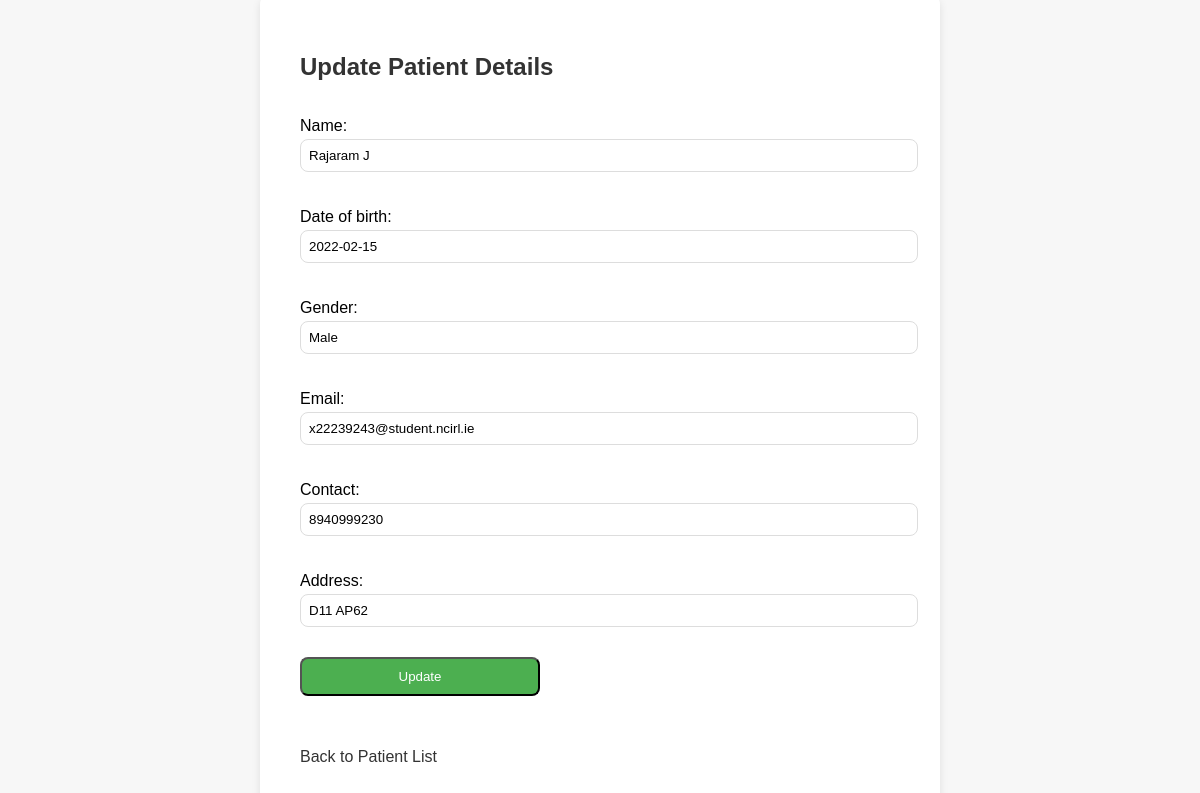
The app's page /patients/update/3/ (signed in) with its own data.
### hospital/models.py (models this page shows, shortened)
class Patient(models.Model):
    user = models.ForeignKey(settings.AUTH_USER_MODEL, on_delete=models.CASCADE, null=True)
    name = models.CharField(max_length=50)
    date_of_birth = models.DateField(default=timezone.now)
    gender = models.CharField(max_length=10, default='Null')
    email = models.EmailField(default='Null')
    contact = models.CharField(max_length=10, default='Null')
    address = models.CharField(max_length=100, default='Null')

### hospital/views.py (the view)
# urls.py: path('patients/update/<int:user_id>/', views.update_patient, name='update_patient'),
@login_required
def update_patient(request, user_id):
    user = request.user
    patient = get_object_or_404(Patient, user=user)
    if request.method == 'POST':
        form = PatientUpdateForm(request.POST, instance=patient)
        if form.is_valid():
            form.save()
            return redirect('hospital:patient_list')
    else:
        form = PatientUpdateForm(instance=patient)
    return render(request, 'patients/patient_update_form.html', {'form': form, 'patient': patient})

### hospital/forms.py
class PatientUpdateForm(forms.ModelForm):
    class Meta:
        model = Patient
        fields = ['name', 'date_of_birth', 'gender', 'email', 'contact', 'address']

### hospital/templates/patients/patient_update_form.html (shortened to what this page needs)
<!DOCTYPE html>
<html lang="en">
<head>
</head>
<body>
    <div class="update-patient-details-container">
        <h2>Update Patient Details</h2>
        <form class="update-patient-details-form" method="POST">
            {{ form.as_p }}
            <div>
                <button type="submit">Update</button>
            </div>
        </form>
        <a class="back-link" href="{% url 'hospital:patient_list' %}">Back to Patient List</a>
    </div>
</body>
</html>

### hospital/templates/patients/patient_update_form.html (style rules this page uses)
body { font-family: Arial, sans-serif; background-color: #f7f7f7; display: flex; justify-content: center; align-items: center; height: 100vh; margin: 0; }
.update-patient-details-container { background-color: #ffffff; padding: 40px; border-radius: 10px; box-shadow: 0 4px 8px rgba(0, 0, 0, 0.1); text-align: left; width: 80%; max-width: 600px; margin: 20px; }
.update-patient-details-container h2 { margin-bottom: 20px; color: #333333; }
.update-patient-details-form { display: flex; flex-direction: column }
.update-patient-details-form input { width: 100%; padding: 8px; margin: 4px 0; border-radius: 8px; border: 1px solid #ddd; }
.update-patient-details-form button { width: 40%; padding: 10px; margin: 10px 0; border-radius: 8px; background-color: #4CAF50; color: #ffffff; cursor: pointer; }
.back-link { margin-top: 10px; display: block; text-decoration: none; color: #333333; }

### records on screen
Patient: name "Rajaram J", date_of_birth "2022-02-15", gender "Male", email "x22239243@student.ncirl.ie", contact "8940999230", address "D11 AP62"
